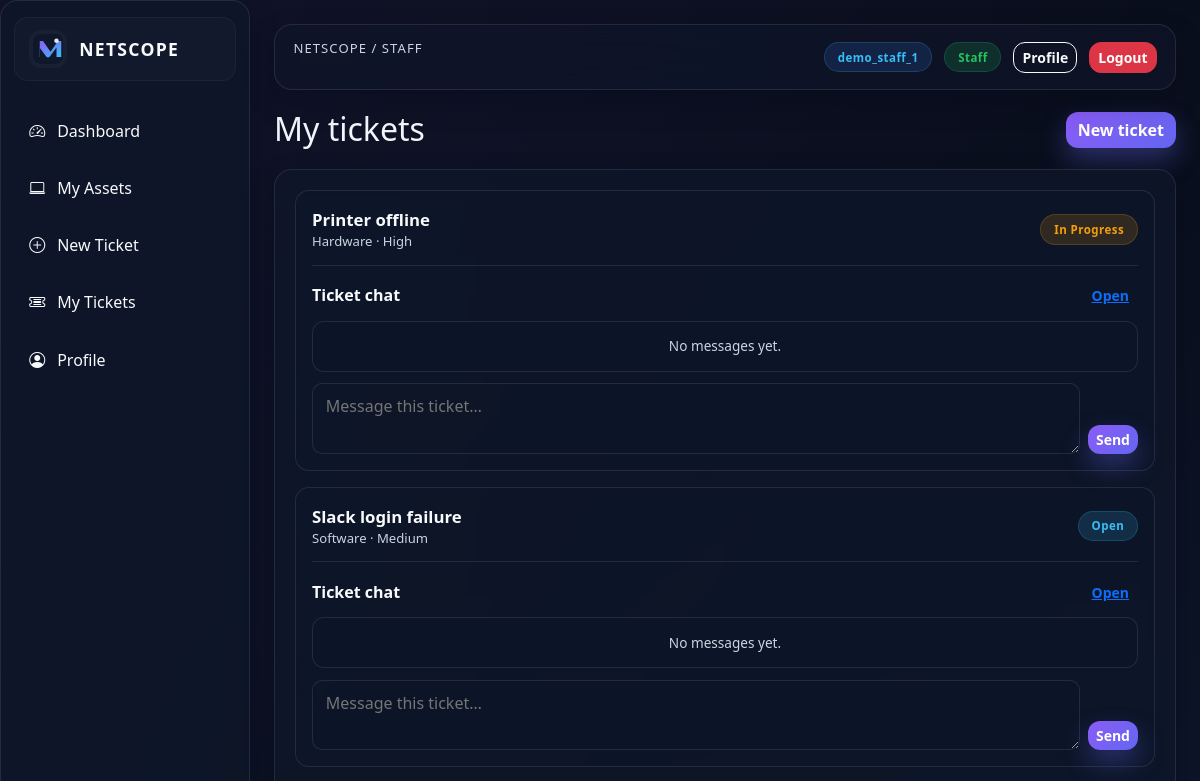
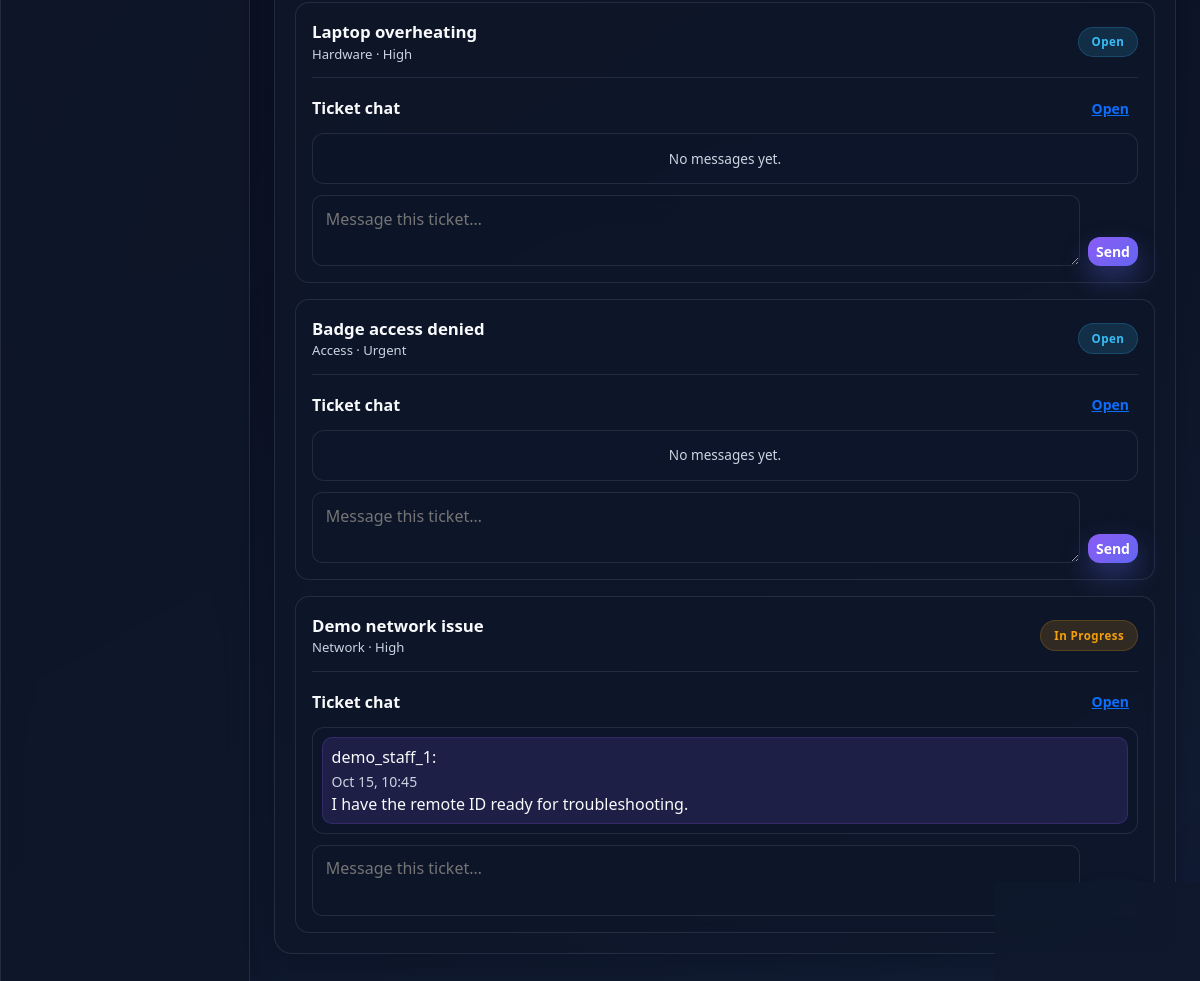
/staff/tickets (signed in), run on the app's committed database (2 pictures, top to bottom).
### app/models.py (models this page shows, shortened)
class User(db.Model, UserMixin):
    __tablename__ = "users"
    __table_args__ = (
        UniqueConstraint("username", name="uq_users_username"),
        UniqueConstraint("email", name="uq_users_email"),
    )
    id = db.Column(db.Integer, primary_key=True)
    username = db.Column(db.String(64), unique=True, index=True, nullable=False)
    email = db.Column(db.String(120), unique=True, index=True, nullable=False)
    password_hash = db.Column(db.String(256), nullable=False)
    role = db.Column(db.String(20), nullable=False, default="staff")
    is_approved = db.Column(db.Boolean, nullable=False, default=True)
    is_super_admin = db.Column(db.Boolean, nullable=False, default=False)
    created_at = db.Column(db.DateTime, nullable=False, default=lambda: datetime.now(timezone.utc))
    assigned_assets = db.relationship(
        "Asset",
        foreign_keys="Asset.assigned_to_id",
        back_populates="assigned_to",
        cascade="all, delete-orphan",
    )
    created_tickets = db.relationship(
        "Ticket",
        foreign_keys="Ticket.created_by_id",
        back_populates="creator",
        cascade="all, delete-orphan",
    )
    assigned_tickets = db.relationship(
        "Ticket",
        foreign_keys="Ticket.technician_id",
        back_populates="technician",
        cascade="all, delete-orphan",
    )
    maintenance_logs = db.relationship(
        "MaintenanceLog",
        foreign_keys="MaintenanceLog.technician_id",
        back_populates="technician",
        cascade="all, delete-orphan",
    )
    notifications = db.relationship(
        "Notification",
        foreign_keys="Notification.recipient_id",
        back_populates="recipient",
        cascade="all, delete-orphan",
    )

class Ticket(db.Model):
    __tablename__ = "tickets"
    id = db.Column(db.Integer, primary_key=True)
    title = db.Column(db.String(150), nullable=False)
    description = db.Column(db.Text, nullable=False)
    priority = db.Column(db.String(20), nullable=False, default="Medium")
    status = db.Column(db.String(30), nullable=False, default="Open")
    category = db.Column(db.String(50), nullable=False)
    support_type = db.Column(db.String(30), nullable=True)
    remote_support_id = db.Column(db.String(120), nullable=True)
    resolution_method = db.Column(db.String(30), nullable=True)
    diagnostic_steps = db.Column(db.Text, nullable=True)
    actions_taken = db.Column(db.Text, nullable=True)
    resolution_notes = db.Column(db.Text, nullable=True)
    resolution_outcome = db.Column(db.String(30), nullable=True)
    resolved_at = db.Column(db.DateTime, nullable=True)
    created_by_id = db.Column(db.Integer, db.ForeignKey("users.id"), nullable=False)
    technician_id = db.Column(db.Integer, db.ForeignKey("users.id"), nullable=True)
    created_at = db.Column(db.DateTime, nullable=False, default=lambda: datetime.now(timezone.utc))
    updated_at = db.Column(db.DateTime, nullable=False, default=lambda: datetime.now(timezone.utc), onupdate=lambda: datetime.now(timezone.utc))
    creator = db.relationship("User", foreign_keys=[created_by_id], back_populates="created_tickets")
    technician = db.relationship("User", foreign_keys=[technician_id], back_populates="assigned_tickets")
    notifications = db.relationship("Notification", back_populates="ticket", cascade="all, delete-orphan")
    messages = db.relationship("TicketMessage", back_populates="ticket", cascade="all, delete-orphan")

class TicketMessage(db.Model):
    __tablename__ = "ticket_messages"
    id = db.Column(db.Integer, primary_key=True)
    ticket_id = db.Column(db.Integer, db.ForeignKey("tickets.id"), nullable=False, index=True)
    sender_id = db.Column(db.Integer, db.ForeignKey("users.id"), nullable=False)
    content = db.Column(db.Text, nullable=False)
    created_at = db.Column(db.DateTime, nullable=False, default=lambda: datetime.now(timezone.utc))
    ticket = db.relationship("Ticket", back_populates="messages")
    sender = db.relationship("User", foreign_keys=[sender_id])

### app/blueprints/staff/routes.py (the view)
@staff_bp.route("/tickets")
@role_required("staff")
def tickets():
    tickets_list = Ticket.query.filter_by(created_by_id=current_user.id).order_by(Ticket.updated_at.desc()).all()
    ticket_messages_by_ticket = {}
    for ticket in tickets_list:
        ticket_messages_by_ticket[ticket.id] = ticket.messages[-3:] if ticket.messages else []
    return render_template("staff/tickets.html", tickets=tickets_list, ticket_messages_by_ticket=ticket_messages_by_ticket)

### app/templates/staff/tickets.html (shortened to what this page needs)
{% extends 'base.html' %}
{% block content %}
<div class="section-header">
  <div>
    <h2>My tickets</h2>
  </div>
  <a href="{{ url_for('staff.create_ticket') }}" class="btn btn-primary">New ticket</a>
</div>
<div class="glass-card page-card">
  {% if tickets %}
    <div class="ticket-list-stack">
      {% for ticket in tickets %}
        <div class="ticket-row-card">
          <div class="ticket-row-main">
            <div>
              <div class="ticket-row-title">{{ ticket.title }}</div>
              <div class="ticket-row-meta">{{ ticket.category }} · {{ ticket.priority }}</div>
            </div>
            <div class="ticket-row-status">
              <span class="status-badge {{ ticket.status|lower|replace(' ', '-') }}">{{ ticket.status }}</span>
            </div>
          </div>
          <div class="ticket-mini-chat" data-ticket-id="{{ ticket.id }}">
            <div class="ticket-mini-chat-head">
              <strong>Ticket chat</strong>
              <a href="{{ url_for('staff.ticket_detail', ticket_id=ticket.id) }}" class="btn btn-link btn-sm">Open</a>
            </div>
            <div class="ticket-mini-chat-messages">
              {% set ticket_messages = ticket_messages_by_ticket.get(ticket.id, []) %}
              {% if ticket_messages %}
                {% for message in ticket_messages %}
                  <div class="mini-chat-message {% if message.sender_id == current_user.id %}mine{% endif %}">
                    <span>{{ message.sender.username }}:</span>
                    <small>{{ message.created_at.strftime('%b %d, %H:%M') }}</small>
                    <div>{{ message.content }}</div>
                  </div>
                {% endfor %}
              {% else %}
                <div class="mini-chat-empty">No messages yet.</div>
              {% endif %}
            </div>
            <form class="ticket-mini-chat-form" data-ticket-chat-form="true">
              <textarea name="content" rows="2" placeholder="Message this ticket…" required></textarea>
              <button type="submit" class="btn btn-sm btn-primary">Send</button>
            </form>
          </div>
        </div>
      {% endfor %}
    </div>
  {% else %}
    <div class="empty-state"><p>You have not created any tickets yet.</p></div>
  {% endif %}
</div>
{% endblock %}

### app/templates/base.html (shortened to what this page needs)
<!doctype html>
<html lang="en">
  <head>
    <link href="https://cdn.jsdelivr.net/npm/bootstrap@5.3.2/dist/css/bootstrap.min.css" rel="stylesheet">
    <link rel="stylesheet" href="https://cdn.jsdelivr.net/npm/bootstrap-icons@1.11.3/font/bootstrap-icons.css">
    <link rel="stylesheet" href="{{ url_for('static', filename='css/style.css') }}">
  </head>
  <body data-user-id="{{ current_user.id if current_user.is_authenticated else '' }}" data-user-role="{{ current_user.role if current_user.is_authenticated else '' }}">
    <div class="app-shell">
      {% if current_user.is_authenticated %}
      <aside class="sidebar glass-card">
        <div class="brand-box">
          <img src="{{ url_for('static', filename='images/logo.svg') }}" alt="NETSCOPE logo" class="brand-logo">
          <span>NETSCOPE</span>
        </div>
        <nav class="side-nav">
          {% if current_user.role == 'admin' %}
            <a href="{{ url_for('admin.dashboard') }}"><i class="bi bi-speedometer2"></i> Dashboard</a>
            <a href="{{ url_for('admin.assets') }}"><i class="bi bi-laptop"></i> Assets</a>
            <a href="{{ url_for('admin.users') }}"><i class="bi bi-people"></i> Users</a>
            <a href="{{ url_for('admin.tickets') }}"><i class="bi bi-ticket-detailed"></i> Tickets</a>
            <a href="{{ url_for('admin.reports') }}"><i class="bi bi-graph-up"></i> Reports</a>
          {% elif current_user.role == 'staff' %}
            <a href="{{ url_for('staff.dashboard') }}"><i class="bi bi-speedometer2"></i> Dashboard</a>
            <a href="{{ url_for('staff.assets') }}"><i class="bi bi-laptop"></i> My Assets</a>
            <a href="{{ url_for('staff.create_ticket') }}"><i class="bi bi-plus-circle"></i> New Ticket</a>
            <a href="{{ url_for('staff.tickets') }}"><i class="bi bi-ticket-detailed"></i> My Tickets</a>
          {% endif %}
          <a href="{{ url_for('auth.profile') }}"><i class="bi bi-person-circle"></i> Profile</a>
        </nav>
      </aside>
      {% endif %}
      <main class="page-main">
        {% if current_user.is_authenticated %}
        <header class="topbar glass-card">
          <div>
            <div class="breadcrumb">NETSCOPE / {{ request.endpoint.split('.')[0]|title if request.endpoint else 'Home' }}</div>
          </div>
          <div class="topbar-actions">
            <span class="username-pill">{{ current_user.username }}</span>
            <span class="role-badge {{ current_user.role }}">{{ current_user.role|title }}</span>
            <a class="btn btn-sm btn-outline-light" href="{{ url_for('auth.profile') }}">Profile</a>
            <form method="post" action="{{ url_for('auth.logout') }}">
              <button type="submit" class="btn btn-sm btn-danger">Logout</button>
            </form>
          </div>
        </header>
        {% endif %}
        <div class="page-content">
          {% block content %}{% endblock %}
        </div>
      </main>
    </div>
  </body>
</html>

### data on the page
User: endpoint "STAFF", username "demo_staff_1", role "Staff"
Ticket: title "Printer offline", category "Hardware", priority "High", status "In Progress", shows "No messages yet."
Ticket: title "Slack login failure", category "Software", priority "Medium", status "Open", shows "No messages yet."
Ticket: title "Laptop overheating", category "Hardware", priority "High", status "Open", shows "No messages yet."
Ticket: title "Badge access denied", category "Access", priority "Urgent", status "Open", shows "No messages yet."
Ticket: title "Demo network issue", category "Network", priority "High", status "In Progress"
TicketMessage: sender.username "demo_staff_1", created_at "Oct 15, 10:45", content "I have the remote ID ready for troubleshooting."
